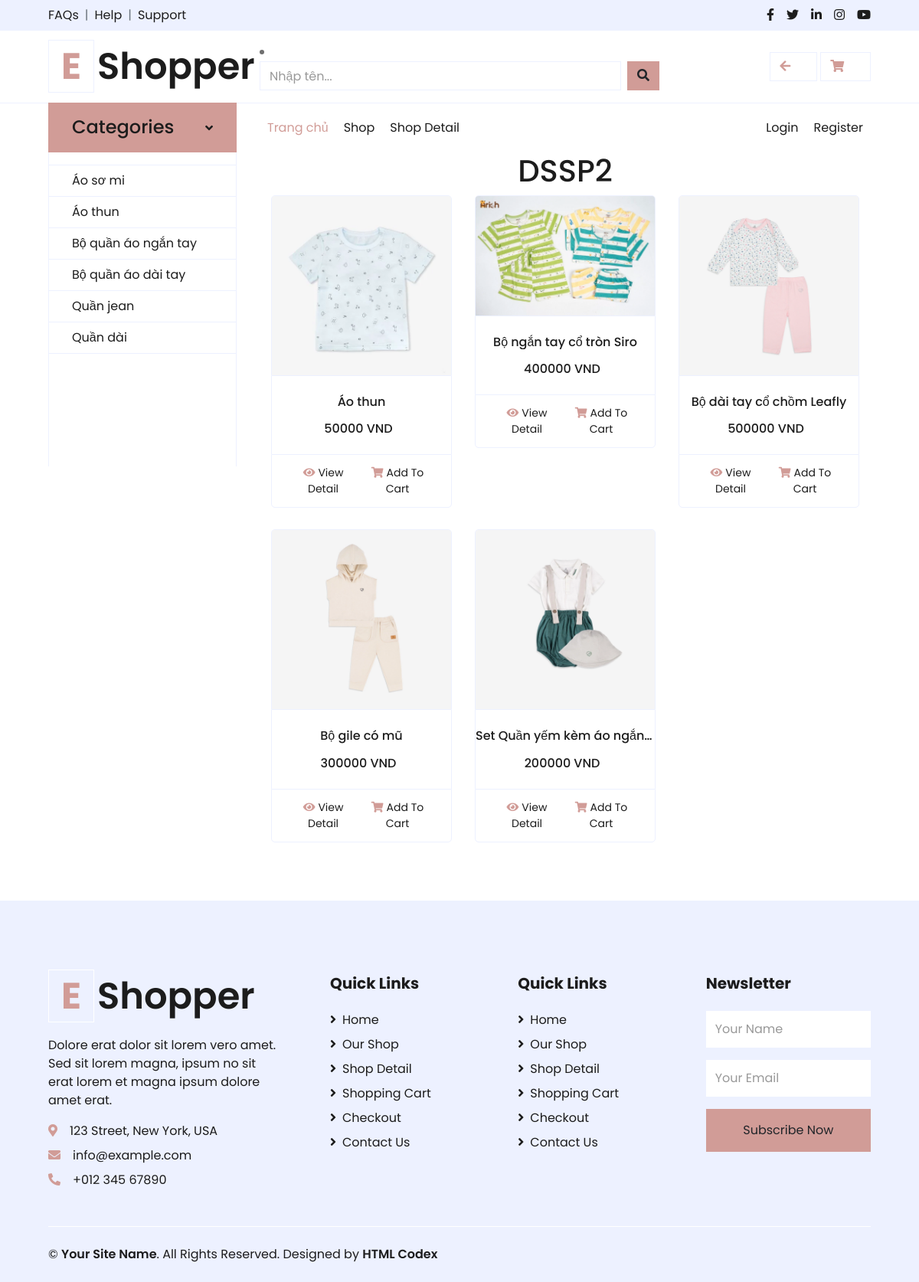
The app's page /childfashion/dssp2, older data.
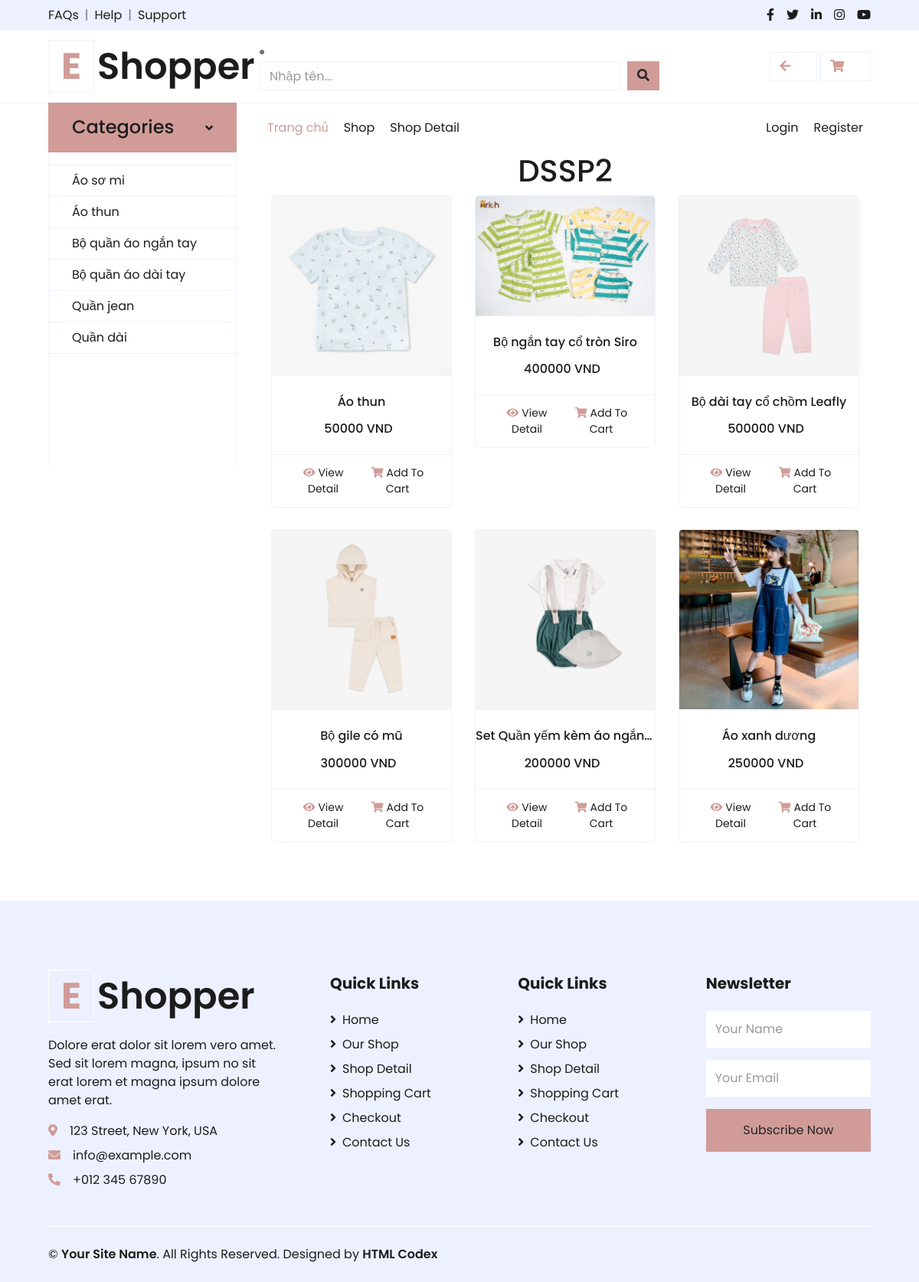
The same page, newer data.
### childfashion/models.py (models this page shows, shortened)
class Loai(models.Model):
    TenLoai = models.CharField(max_length=100)

class BangSP(models.Model):
    TenSP = models.CharField(max_length=100)
    DonGia = models.IntegerField(null=True, blank=True)
    HinhAnh = models.ImageField(upload_to=upload_image_to)
    MoTa = models.TextField(max_length=1000)
    PhuKien = models.CharField(max_length=100)
    KichThuoc = models.CharField(max_length=100, blank=True)  # Cho phép giá trị trống
    MauSac = models.CharField(max_length=100, blank=True)
    SoLuong = models.IntegerField(null=True, blank=True)
    ML = models.ForeignKey(Loai, on_delete=models.CASCADE, related_name='BangSP')

### childfashion/views.py (the view)
# urls.py: path('dssp2', views.DSSP2, name='dssp2'),
def DSSP2(request):
    data = {
        "BangSP": BangSP.objects.all(),
    }
    return render(request, 'pages/DSSP2.html', data)

### childfashion/context_processors.py (called while the page is built)
def categories(request):
    categories = Loai.objects.all()
    return {
        'categories':categories
    }

### childfashion/templates/pages/DSSP2.html (shortened to what this page needs)
{% extends "page/layout.html" %}
{% load static %}
{% block content %}
<div class="container">
    <h1 style="text-align: center;">DSSP2</h1>
    <div class="row row-cols-4">
      {% for dssp in BangSP %}
      <div class="col-lg-4 col-md-6 col-sm-12 pb-1">
        <div class="card product-item border-0 mb-4">
            <div class="card-header product-img position-relative overflow-hidden bg-transparent border p-0">
                <img class="img-fluid w-100" src="{% static 'images/' %}{{ dssp.HinhAnh }}" alt="">
            </div>
            <div class="card-body border-left border-right text-center p-0 pt-4 pb-3 " >
                <h6 class="text-truncate mb-3">{{dssp.TenSP}}</h6>
                <div class="d-flex justify-content-center">
                    <h6>{{dssp.DonGia}} VND</h6><h6 class="text-muted ml-2"></h6>
                </div>
            </div>
            <div class="card-footer d-flex justify-content-between bg-light border">
                <a href="{% url 'chitietsp' dssp.id %}" class="btn btn-sm text-dark p-0"><i class="fas fa-eye text-primary mr-1"></i>View Detail</a>
                <a href="/childfashion/addToCart/{{dssp.id}}" class="btn btn-sm text-dark p-0"><i class="fas fa-shopping-cart text-primary mr-1"></i>Add To Cart</a>
            </div>
        </div>
      </div>
      {% endfor %}
    </div>
  </div>
{% endblock %}

### childfashion/templates/page/layout.html (shortened to what the changed rows need)
<!DOCTYPE html>
<html>
<head>
    {% load static %}
    <link rel="stylesheet" href="{% static 'css/bootstrap.min.css' %}" type="text/css">
    <link rel="stylesheet" href="{% static 'css/style.min.css' %}" type="text/css">
    <link href="{% static 'fontawesomefree/css/all.min.css' %}" rel="stylesheet" type="text/css">
    <link rel="stylesheet" href="{% static 'css/style.css' %}" type="text/css">
    <link href="https://cdnjs.cloudflare.com/ajax/libs/font-awesome/5.10.0/css/all.min.css" rel="stylesheet">
    <link href="lib/owlcarousel/assets/owl.carousel.min.css" rel="stylesheet">
</head>
<body>
    <div class="container-fluid">
        <div class="row align-items-center py-3 px-xl-5">
            <div class="col-lg-3 d-none d-lg-block">
                <a href="" class="text-decoration-none">
                    <h1 class="m-0 display-5 font-weight-semi-bold"><span class="text-primary font-weight-bold border px-3 mr-1">E</span>Shopper</h1>
                </a>
            </div>
        </div>
    </div>
    <div class="container-fluid mb-5">
        <div class="row border-top px-xl-5">
            <div class="col-lg-3 d-none d-lg-block">
                <nav class="collapse show navbar navbar-vertical navbar-light align-items-start p-0 border border-top-0 border-bottom-0" id="navbar-vertical">
                    <div class="navbar-nav w-100 overflow-hidden" style="height: 410px">
                        <div class="nav-item dropdown">
                            <a href="#" class="nav-link" data-toggle="dropdown"></a>
                        </div>
                        {% for category in categories %}
                            <a href="/childfashion/category/{{category.id}}" class="nav-item nav-link">{{ category.TenLoai }}</a>
                        {% endfor %}
                    </div>
                </nav>
            </div>
            <div class="col-lg-9">
                {% block content %}
                {% endblock %}
            </div>
        </div>
    </div>
    <div class="container-fluid bg-secondary text-dark mt-5 pt-5">
        <div class="row px-xl-5 pt-5">
            <div class="col-lg-4 col-md-12 mb-5 pr-3 pr-xl-5">
                <a href="" class="text-decoration-none">
                    <h1 class="mb-4 display-5 font-weight-semi-bold"><span class="text-primary font-weight-bold border border-white px-3 mr-1">E</span>Shopper</h1>
                </a>
            </div>
        </div>
    </div>
</body>
</html>

Row changes from the older to the newer data that the page shows:
added BangSP: HinhAnh (picture), TenSP "Áo xanh dương", DonGia "250000"
